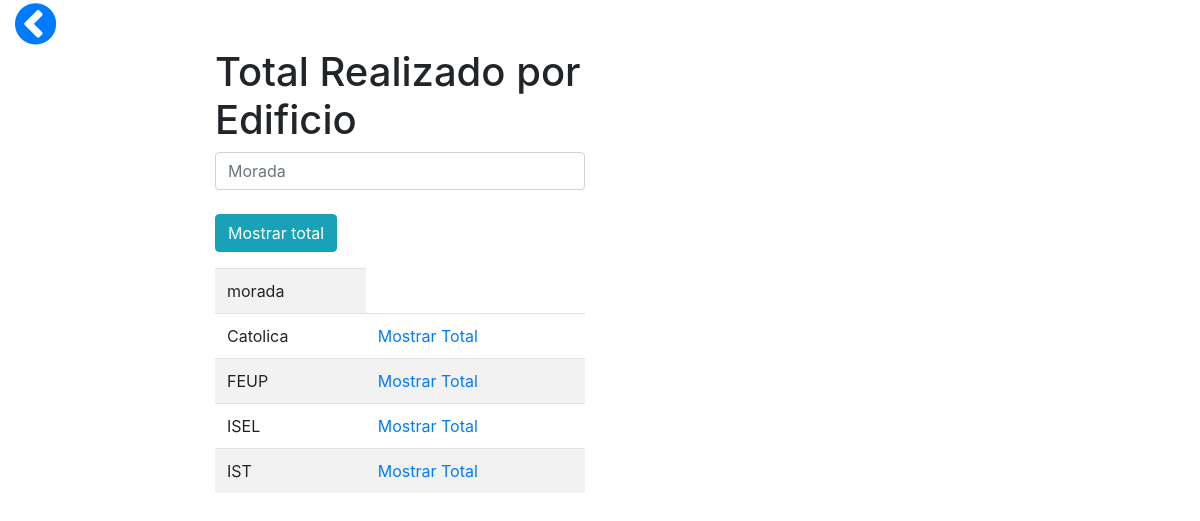
Screenshot of /web/total.php with the database file from the repository.
### tables this page shows
create table edificio (
  morada varchar(255) not null unique,
  primary key(morada));

### web/total.php (the view, shortened to what this page needs)
<?php
require_once './db.php';
$page = $_SERVER['PHP_SELF'];
?>
<html>
<head>
    <link rel="stylesheet" href="https://maxcdn.bootstrapcdn.com/bootstrap/4.0.0-alpha.5/css/bootstrap.min.css">
    <link href="https://maxcdn.bootstrapcdn.com/font-awesome/4.7.0/css/font-awesome.min.css" rel="stylesheet">
</head>
<body>
<div class="container-fluid">
    <div class="row">
        <div class="col-md-4">
            <a href="./../web/"><i class="fa fa-chevron-circle-left fa-3x" aria-hidden="true"></i></a>
        </div>
    </div>
    <div class="row">
        <div class="col-md-2">
        </div>
        <div class="col-md-4">
            <h1>Total Realizado por Edificio</h1>
            <form method="get">
                <input type="text" placeholder="Morada" class="form-control" name="edificio" value=""/>
                <br>
                <input type="submit" class="btn btn-info" value="Mostrar total"/>
            </form>
        </div>
    </div>
    <div class="row">
        <div class="col-md-2">
        </div>
        <div class="col-md-4">
            <?php
            $sql    = "SELECT morada FROM edificio";
            $result = $db->query($sql);
            render_view_total($result);
            ?>
        </div>
    </div>
</div>
<?php
function render_view_total($result) {
    global $page;
    echo ("<table class=\"table table-striped table-hover\">\n");
    echo ("<tr><td>morada</td></tr>\n");
    foreach ($result as $row) {
        echo ("<tr><td>");
        echo ($row['morada']);
        echo ("</td>");
        echo ("<td><a href=\"{$page}?edificio={$row['morada']}\">Mostrar Total</a></td>\n");
        echo ("</tr>\n");
    }
    echo ("</table>\n");
}
?>
</body>
</html>

### rows the page displays
edificio: morada "Catolica"
edificio: morada "FEUP"
edificio: morada "ISEL"
edificio: morada "IST"
